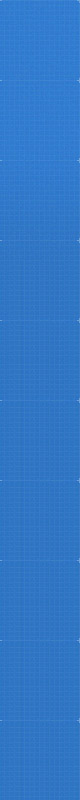
#> input picture images/header-bg.jpg, 80 x 800 px
$ python -i codemap_lib.py   (imports and definitions only)
#> lines starting #> are read from the running program, lines starting #| are printed output that depends on the picture
"""Helpers for building CANlab code-map .pptx files in the style of
docs/canlab_template_codemap.pptx.

The template is a single-slide widescreen deck (13.33" x 7.5") with:
  - a centered title and description band along the top
  - a left "Use:" / "Notes:" prose column
  - a free-form data-flow diagram in the center using four shape colors
        files          = FCE5BF (light orange)
        canlab funcs   = DAE3F3 (light blue)
        variables      = E2EFD9 (light green)
        custom scripts = FFFFFF, with thin border
  - down/right arrows connecting nodes
  - a small legend in the lower-left

This module exposes a Slide wrapper with primitives (box, arrow, text,
legend, header) so each per-function spec stays compact and can hand-place
shapes for clarity. Coordinates are in inches.
"""

from __future__ import annotations

import os
import shutil
import subprocess
import tempfile
from dataclasses import dataclass
from typing import Iterable, List, Optional, Tuple

from pptx import Presentation
from pptx.dml.color import RGBColor
from pptx.enum.shapes import MSO_SHAPE, MSO_CONNECTOR
from pptx.enum.text import PP_ALIGN, MSO_ANCHOR
from pptx.oxml.ns import qn
from pptx.util import Inches, Pt, Emu
from lxml import etree

# ---- Color palette (RGB hex from the template) -----------------------------
# [1 line that did not run here, left out]
# [1 line that did not run here, left out]
# [1 line that did not run here, left out]
# [1 line that did not run here, left out]
# [1 line that did not run here, left out]
# [1 line that did not run here, left out]
# [1 line that did not run here, left out]

# [6 lines that did not run here, left out]

# ---- Default sizes (inches) ------------------------------------------------
DEFAULT_BOX_W = 1.85
DEFAULT_BOX_H = 0.42
DEFAULT_ARROW_W = 0.30
DEFAULT_ARROW_H = 0.32
DEFAULT_RIGHT_ARROW_W = 0.74
DEFAULT_RIGHT_ARROW_H = 0.30


@dataclass
class Node:
    """A placed node on the slide. Coordinates are top-left in inches."""

    id: str
    kind: str  # 'file' | 'func' | 'var' | 'script'
    label: str
    x: float
    y: float
    w: float = DEFAULT_BOX_W
    h: float = DEFAULT_BOX_H
    font_name: Optional[str] = None  # default: Calibri for func/file/script, Cambria for var
    font_size: float = 11.0
    bold: bool = False

    @property
    def cx(self) -> float:
        return self.x + self.w / 2

    @property
    def cy(self) -> float:
        return self.y + self.h / 2

    @property
    def bottom(self) -> float:
        return self.y + self.h

    @property
    def right(self) -> float:
        return self.x + self.w


# [515 lines that did not run here, left out]


# ---- Rendering -------------------------------------------------------------

# [25 lines left out: function render_pptx_to_png, not called in this run]


def _crop_whitespace(src: str, dst: str, threshold: int = 245, pad: int = 12) -> None:
    """Crop near-white margins from an image, leaving a small padding."""
#> called with src = '../../images/header-bg.jpg', dst = 'out.png', threshold = 245, pad = 12
    from PIL import Image, ImageChops

    im = Image.open(src).convert("RGB")
#> im is the input picture: PIL image 80x800 RGB; mean R, G, B 49.6, 119.8, 199
    bg = Image.new("RGB", im.size, (255, 255, 255))
#> bg: PIL image 80x800 RGB; every value is 255
    diff = ImageChops.difference(im, bg)
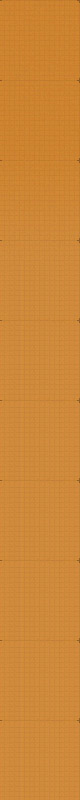
#> diff: PIL image 80x800 RGB; mean R, G, B 205.4, 135.2, 56
    # Make the threshold tolerant of soffice's antialiased near-white pixels
    diff = diff.point(lambda p: 0 if p < (255 - threshold) else 255)
    bbox = diff.getbbox()
#> bbox = (0, 0, 80, 800)
    if bbox is None:
        im.save(dst)
        return
    left = max(0, bbox[0] - pad)
#> left = 0
    top = max(0, bbox[1] - pad)
#> top = 0
    right = min(im.width, bbox[2] + pad)
#> right = 80
    bottom = min(im.height, bbox[3] + pad)
#> bottom = 800
    im.crop((left, top, right, bottom)).save(dst)

>>> result = _crop_whitespace('../../images/header-bg.jpg', 'out.png')
